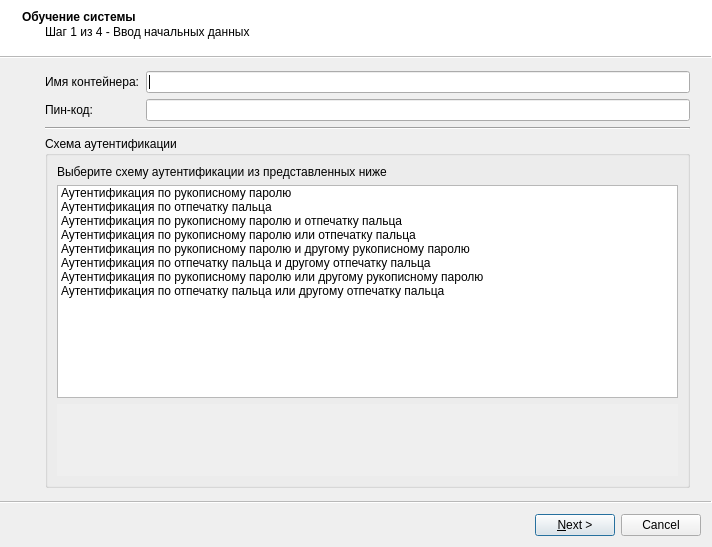
<?xml version="1.0" encoding="UTF-8"?>
<ui version="4.0">
 <class>TrainWizard</class>
 <widget class="QWizard" name="TrainWizard">
  <property name="windowModality">
   <enum>Qt::WindowModal</enum>
  </property>
  <property name="enabled">
   <bool>true</bool>
  </property>
  <property name="geometry">
   <rect>
    <x>0</x>
    <y>0</y>
    <width>712</width>
    <height>547</height>
   </rect>
  </property>
  <property name="cursor">
   <cursorShape>ArrowCursor</cursorShape>
  </property>
  <property name="windowTitle">
   <string>Мастер обучения системы</string>
  </property>
  <property name="modal">
   <bool>true</bool>
  </property>
  <property name="wizardStyle">
   <enum>QWizard::ModernStyle</enum>
  </property>
  <property name="options">
   <set>QWizard::NoBackButtonOnStartPage</set>
  </property>
  <widget class="QWizardPage" name="page0">
   <property name="title">
    <string>Обучение системы</string>
   </property>
   <property name="subTitle">
    <string>Шаг 1 из 4 - Ввод начальных данных</string>
   </property>
   <attribute name="pageId">
    <string notr="true">0</string>
   </attribute>
   <layout class="QGridLayout" name="gridLayout">
    <item row="0" column="3">
     <widget class="QLineEdit" name="txtName"/>
    </item>
    <item row="0" column="2">
     <widget class="QLabel" name="label1">
      <property name="sizePolicy">
       <sizepolicy hsizetype="Minimum" vsizetype="Preferred">
        <horstretch>0</horstretch>
        <verstretch>0</verstretch>
       </sizepolicy>
      </property>
      <property name="maximumSize">
       <size>
        <width>240</width>
        <height>16777215</height>
       </size>
      </property>
      <property name="text">
       <string>Имя контейнера:</string>
      </property>
     </widget>
    </item>
    <item row="1" column="3">
     <widget class="QLineEdit" name="txtPin">
      <property name="inputMethodHints">
       <set>Qt::ImhNone</set>
      </property>
      <property name="maxLength">
       <number>4</number>
      </property>
     </widget>
    </item>
    <item row="0" column="0" rowspan="2">
     <widget class="QLabel" name="icon1">
      <property name="sizePolicy">
       <sizepolicy hsizetype="Fixed" vsizetype="Fixed">
        <horstretch>0</horstretch>
        <verstretch>0</verstretch>
       </sizepolicy>
      </property>
      <property name="text">
       <string/>
      </property>
      <property name="pixmap">
       <pixmap resource="../resources.qrc">:/res/48px-Accessories-text-editor.svg.png</pixmap>
      </property>
     </widget>
    </item>
    <item row="1" column="2">
     <widget class="QLabel" name="label_4">
      <property name="text">
       <string>Пин-код:</string>
      </property>
     </widget>
    </item>
    <item row="0" column="1">
     <spacer name="horizontalSpacer_3">
      <property name="orientation">
       <enum>Qt::Horizontal</enum>
      </property>
      <property name="sizeType">
       <enum>QSizePolicy::Fixed</enum>
      </property>
      <property name="sizeHint" stdset="0">
       <size>
        <width>10</width>
        <height>20</height>
       </size>
      </property>
     </spacer>
    </item>
    <item row="2" column="2" colspan="2">
     <widget class="Line" name="line">
      <property name="orientation">
       <enum>Qt::Horizontal</enum>
      </property>
     </widget>
    </item>
    <item row="3" column="2" colspan="2">
     <widget class="QGroupBox" name="groupBox">
      <property name="sizePolicy">
       <sizepolicy hsizetype="Expanding" vsizetype="Expanding">
        <horstretch>0</horstretch>
        <verstretch>0</verstretch>
       </sizepolicy>
      </property>
      <property name="title">
       <string>Схема аутентификации</string>
      </property>
      <layout class="QGridLayout" name="gridLayout_7">
       <item row="1" column="0" colspan="2">
        <widget class="QListWidget" name="listSchemes_2">
         <property name="sizePolicy">
          <sizepolicy hsizetype="Expanding" vsizetype="Expanding">
           <horstretch>0</horstretch>
           <verstretch>1</verstretch>
          </sizepolicy>
         </property>
         <property name="minimumSize">
          <size>
           <width>0</width>
           <height>0</height>
          </size>
         </property>
         <property name="currentRow">
          <number>-1</number>
         </property>
         <item>
          <property name="text">
           <string>Аутентификация по рукописному паролю</string>
          </property>
         </item>
         <item>
          <property name="text">
           <string>Аутентификация по отпечатку пальца</string>
          </property>
         </item>
         <item>
          <property name="text">
           <string>Аутентификация по рукописному паролю и отпечатку пальца </string>
          </property>
         </item>
         <item>
          <property name="text">
           <string>Аутентификация по рукописному паролю или отпечатку пальца</string>
          </property>
         </item>
         <item>
          <property name="text">
           <string>Аутентификация по рукописному паролю и другому рукописному паролю</string>
          </property>
         </item>
         <item>
          <property name="text">
           <string>Аутентификация по отпечатку пальца и другому отпечатку пальца</string>
          </property>
         </item>
         <item>
          <property name="text">
           <string>Аутентификация по рукописному паролю или другому рукописному паролю</string>
          </property>
         </item>
         <item>
          <property name="text">
           <string>Аутентификация по отпечатку пальца или другому отпечатку пальца</string>
          </property>
         </item>
        </widget>
       </item>
       <item row="0" column="0" colspan="2">
        <widget class="QLabel" name="label_2">
         <property name="text">
          <string>Выберите схему аутентификации из представленных ниже</string>
         </property>
        </widget>
       </item>
       <item row="3" column="0" colspan="2">
        <widget class="QTableWidget" name="scheme">
         <property name="enabled">
          <bool>false</bool>
         </property>
         <property name="sizePolicy">
          <sizepolicy hsizetype="Expanding" vsizetype="Minimum">
           <horstretch>0</horstretch>
           <verstretch>0</verstretch>
          </sizepolicy>
         </property>
         <property name="minimumSize">
          <size>
           <width>320</width>
           <height>0</height>
          </size>
         </property>
         <property name="maximumSize">
          <size>
           <width>16777215</width>
           <height>72</height>
          </size>
         </property>
         <property name="baseSize">
          <size>
           <width>0</width>
           <height>0</height>
          </size>
         </property>
         <property name="autoFillBackground">
          <bool>false</bool>
         </property>
         <property name="frameShape">
          <enum>QFrame::NoFrame</enum>
         </property>
         <property name="frameShadow">
          <enum>QFrame::Plain</enum>
         </property>
         <property name="verticalScrollBarPolicy">
          <enum>Qt::ScrollBarAlwaysOff</enum>
         </property>
         <property name="horizontalScrollBarPolicy">
          <enum>Qt::ScrollBarAlwaysOff</enum>
         </property>
         <property name="editTriggers">
          <set>QAbstractItemView::NoEditTriggers</set>
         </property>
         <property name="selectionMode">
          <enum>QAbstractItemView::NoSelection</enum>
         </property>
         <property name="iconSize">
          <size>
           <width>32</width>
           <height>32</height>
          </size>
         </property>
         <property name="showGrid">
          <bool>false</bool>
         </property>
         <attribute name="horizontalHeaderVisible">
          <bool>false</bool>
         </attribute>
         <attribute name="horizontalHeaderDefaultSectionSize">
          <number>120</number>
         </attribute>
         <attribute name="verticalHeaderVisible">
          <bool>false</bool>
         </attribute>
         <attribute name="verticalHeaderStretchLastSection">
          <bool>false</bool>
         </attribute>
        </widget>
       </item>
      </layout>
     </widget>
    </item>
   </layout>
  </widget>
  <widget class="QWizardPage" name="page1">
   <property name="title">
    <string>Обучение системы</string>
   </property>
   <property name="subTitle">
    <string>Шаг 2 из 4 - Ввод личного ключа</string>
   </property>
   <attribute name="pageId">
    <string notr="true">1</string>
   </attribute>
   <layout class="QGridLayout" name="gridLayout_6">
    <item row="0" column="2" colspan="2">
     <widget class="QLabel" name="label_8">
      <property name="sizePolicy">
       <sizepolicy hsizetype="Preferred" vsizetype="Fixed">
        <horstretch>0</horstretch>
        <verstretch>0</verstretch>
       </sizepolicy>
      </property>
      <property name="text">
       <string>Введите личный ключ пользователя</string>
      </property>
     </widget>
    </item>
    <item row="2" column="2" colspan="2">
     <widget class="QLineEdit" name="txtKey">
      <property name="maxLength">
       <number>32</number>
      </property>
     </widget>
    </item>
    <item row="1" column="2" colspan="3">
     <widget class="Line" name="line_3">
      <property name="orientation">
       <enum>Qt::Horizontal</enum>
      </property>
     </widget>
    </item>
    <item row="2" column="4">
     <widget class="QPushButton" name="pushButton">
      <property name="enabled">
       <bool>true</bool>
      </property>
      <property name="sizePolicy">
       <sizepolicy hsizetype="Fixed" vsizetype="Fixed">
        <horstretch>0</horstretch>
        <verstretch>0</verstretch>
       </sizepolicy>
      </property>
      <property name="text">
       <string>Загрузить...</string>
      </property>
     </widget>
    </item>
    <item row="0" column="1">
     <spacer name="horizontalSpacer_7">
      <property name="orientation">
       <enum>Qt::Horizontal</enum>
      </property>
      <property name="sizeType">
       <enum>QSizePolicy::Fixed</enum>
      </property>
      <property name="sizeHint" stdset="0">
       <size>
        <width>10</width>
        <height>20</height>
       </size>
      </property>
     </spacer>
    </item>
    <item row="0" column="0">
     <widget class="QLabel" name="label_6">
      <property name="sizePolicy">
       <sizepolicy hsizetype="Fixed" vsizetype="Fixed">
        <horstretch>0</horstretch>
        <verstretch>0</verstretch>
       </sizepolicy>
      </property>
      <property name="text">
       <string/>
      </property>
      <property name="pixmap">
       <pixmap resource="../resources.qrc">:/res/48px-Contact-new.svg.png</pixmap>
      </property>
     </widget>
    </item>
    <item row="3" column="2">
     <widget class="QLabel" name="label_7">
      <property name="text">
       <string>* Файл с ключом должен содержать текстовую строку длиной в 32 символа</string>
      </property>
     </widget>
    </item>
    <item row="4" column="2" colspan="3">
     <spacer name="verticalSpacer">
      <property name="orientation">
       <enum>Qt::Vertical</enum>
      </property>
      <property name="sizeHint" stdset="0">
       <size>
        <width>20</width>
        <height>40</height>
       </size>
      </property>
     </spacer>
    </item>
   </layout>
  </widget>
  <widget class="QWizardPage" name="page2">
   <property name="title">
    <string>Обучение системы</string>
   </property>
   <property name="subTitle">
    <string>Шаг 3 из 4 : ввод биометрических образов</string>
   </property>
   <attribute name="pageId">
    <string notr="true">2</string>
   </attribute>
   <layout class="QGridLayout" name="gridLayout_3">
    <item row="1" column="9" rowspan="2" colspan="2">
     <layout class="QGridLayout" name="gridLayout_8">
      <item row="2" column="1">
       <widget class="QPushButton" name="btnDeleteAll">
        <property name="minimumSize">
         <size>
          <width>32</width>
          <height>32</height>
         </size>
        </property>
        <property name="maximumSize">
         <size>
          <width>32</width>
          <height>32</height>
         </size>
        </property>
        <property name="text">
         <string/>
        </property>
        <property name="icon">
         <iconset resource="../resources.qrc">
          <normaloff>:/res/edit-delete.png</normaloff>:/res/edit-delete.png</iconset>
        </property>
       </widget>
      </item>
      <item row="2" column="0">
       <widget class="QPushButton" name="btnDelete">
        <property name="minimumSize">
         <size>
          <width>32</width>
          <height>32</height>
         </size>
        </property>
        <property name="maximumSize">
         <size>
          <width>32</width>
          <height>32</height>
         </size>
        </property>
        <property name="text">
         <string/>
        </property>
        <property name="icon">
         <iconset resource="../resources.qrc">
          <normaloff>:/res/list-remove.png</normaloff>:/res/list-remove.png</iconset>
        </property>
        <property name="iconSize">
         <size>
          <width>32</width>
          <height>32</height>
         </size>
        </property>
        <property name="flat">
         <bool>false</bool>
        </property>
       </widget>
      </item>
      <item row="1" column="0" colspan="2">
       <widget class="QListWidget" name="listImages">
        <property name="sizePolicy">
         <sizepolicy hsizetype="Preferred" vsizetype="Expanding">
          <horstretch>0</horstretch>
          <verstretch>0</verstretch>
         </sizepolicy>
        </property>
        <property name="maximumSize">
         <size>
          <width>72</width>
          <height>16777215</height>
         </size>
        </property>
        <property name="verticalScrollBarPolicy">
         <enum>Qt::ScrollBarAlwaysOn</enum>
        </property>
        <property name="horizontalScrollBarPolicy">
         <enum>Qt::ScrollBarAlwaysOff</enum>
        </property>
        <property name="autoScroll">
         <bool>false</bool>
        </property>
        <property name="alternatingRowColors">
         <bool>true</bool>
        </property>
        <property name="iconSize">
         <size>
          <width>32</width>
          <height>32</height>
         </size>
        </property>
       </widget>
      </item>
      <item row="0" column="0">
       <widget class="QPushButton" name="pushButton_2">
        <property name="sizePolicy">
         <sizepolicy hsizetype="Expanding" vsizetype="Fixed">
          <horstretch>0</horstretch>
          <verstretch>0</verstretch>
         </sizepolicy>
        </property>
        <property name="minimumSize">
         <size>
          <width>32</width>
          <height>32</height>
         </size>
        </property>
        <property name="text">
         <string/>
        </property>
        <property name="icon">
         <iconset resource="../resources.qrc">
          <normaloff>:/res/48px-Document-open.svg.png</normaloff>:/res/48px-Document-open.svg.png</iconset>
        </property>
        <property name="iconSize">
         <size>
          <width>22</width>
          <height>22</height>
         </size>
        </property>
       </widget>
      </item>
      <item row="0" column="1">
       <widget class="QPushButton" name="pushButton_3">
        <property name="sizePolicy">
         <sizepolicy hsizetype="Expanding" vsizetype="Fixed">
          <horstretch>0</horstretch>
          <verstretch>0</verstretch>
         </sizepolicy>
        </property>
        <property name="minimumSize">
         <size>
          <width>32</width>
          <height>32</height>
         </size>
        </property>
        <property name="text">
         <string/>
        </property>
        <property name="icon">
         <iconset resource="../resources.qrc">
          <normaloff>:/res/48px-Document-save.svg.png</normaloff>:/res/48px-Document-save.svg.png</iconset>
        </property>
        <property name="iconSize">
         <size>
          <width>22</width>
          <height>22</height>
         </size>
        </property>
       </widget>
      </item>
     </layout>
    </item>
    <item row="0" column="1" colspan="13">
     <widget class="QTableWidget" name="scheme_2">
      <property name="enabled">
       <bool>false</bool>
      </property>
      <property name="sizePolicy">
       <sizepolicy hsizetype="Expanding" vsizetype="Minimum">
        <horstretch>0</horstretch>
        <verstretch>0</verstretch>
       </sizepolicy>
      </property>
      <property name="minimumSize">
       <size>
        <width>320</width>
        <height>0</height>
       </size>
      </property>
      <property name="maximumSize">
       <size>
        <width>16777215</width>
        <height>72</height>
       </size>
      </property>
      <property name="frameShape">
       <enum>QFrame::NoFrame</enum>
      </property>
      <property name="frameShadow">
       <enum>QFrame::Plain</enum>
      </property>
      <property name="lineWidth">
       <number>0</number>
      </property>
      <property name="verticalScrollBarPolicy">
       <enum>Qt::ScrollBarAlwaysOff</enum>
      </property>
      <property name="horizontalScrollBarPolicy">
       <enum>Qt::ScrollBarAlwaysOff</enum>
      </property>
      <property name="editTriggers">
       <set>QAbstractItemView::NoEditTriggers</set>
      </property>
      <property name="selectionMode">
       <enum>QAbstractItemView::NoSelection</enum>
      </property>
      <property name="iconSize">
       <size>
        <width>32</width>
        <height>32</height>
       </size>
      </property>
      <property name="showGrid">
       <bool>false</bool>
      </property>
      <attribute name="horizontalHeaderVisible">
       <bool>false</bool>
      </attribute>
      <attribute name="horizontalHeaderDefaultSectionSize">
       <number>120</number>
      </attribute>
      <attribute name="verticalHeaderVisible">
       <bool>false</bool>
      </attribute>
      <attribute name="verticalHeaderCascadingSectionResizes">
       <bool>false</bool>
      </attribute>
      <attribute name="verticalHeaderHighlightSections">
       <bool>true</bool>
      </attribute>
      <attribute name="verticalHeaderShowSortIndicator" stdset="0">
       <bool>false</bool>
      </attribute>
      <attribute name="verticalHeaderStretchLastSection">
       <bool>false</bool>
      </attribute>
      <row>
       <property name="text">
        <string>Новая строка</string>
       </property>
      </row>
      <column>
       <property name="text">
        <string>Новый столбец</string>
       </property>
      </column>
      <column>
       <property name="text">
        <string>Новый столбец</string>
       </property>
      </column>
      <column>
       <property name="text">
        <string>Новый столбец</string>
       </property>
      </column>
      <column>
       <property name="text">
        <string>Новый столбец</string>
       </property>
      </column>
      <column>
       <property name="text">
        <string>Новый столбец</string>
       </property>
      </column>
     </widget>
    </item>
    <item row="2" column="5">
     <widget class="QPushButton" name="btnAccept">
      <property name="sizePolicy">
       <sizepolicy hsizetype="Fixed" vsizetype="Fixed">
        <horstretch>0</horstretch>
        <verstretch>0</verstretch>
       </sizepolicy>
      </property>
      <property name="maximumSize">
       <size>
        <width>32</width>
        <height>32</height>
       </size>
      </property>
      <property name="text">
       <string/>
      </property>
      <property name="icon">
       <iconset resource="../resources.qrc">
        <normaloff>:/res/list-add.png</normaloff>:/res/list-add.png</iconset>
      </property>
      <property name="iconSize">
       <size>
        <width>32</width>
        <height>32</height>
       </size>
      </property>
      <property name="flat">
       <bool>false</bool>
      </property>
     </widget>
    </item>
    <item row="0" column="0">
     <widget class="QLabel" name="label">
      <property name="sizePolicy">
       <sizepolicy hsizetype="Fixed" vsizetype="Fixed">
        <horstretch>0</horstretch>
        <verstretch>0</verstretch>
       </sizepolicy>
      </property>
      <property name="text">
       <string/>
      </property>
      <property name="pixmap">
       <pixmap resource="../resources.qrc">:/res/48px-Preferences-desktop-peripherals.svg.png</pixmap>
      </property>
     </widget>
    </item>
    <item row="1" column="11" rowspan="2" colspan="3">
     <layout class="QVBoxLayout" name="verticalLayout">
      <property name="spacing">
       <number>6</number>
      </property>
      <property name="sizeConstraint">
       <enum>QLayout::SetMinimumSize</enum>
      </property>
      <item>
       <widget class="QProgressBar" name="progressImages">
        <property name="sizePolicy">
         <sizepolicy hsizetype="Preferred" vsizetype="Expanding">
          <horstretch>0</horstretch>
          <verstretch>0</verstretch>
         </sizepolicy>
        </property>
        <property name="minimumSize">
         <size>
          <width>24</width>
          <height>0</height>
         </size>
        </property>
        <property name="maximumSize">
         <size>
          <width>32</width>
          <height>16777215</height>
         </size>
        </property>
        <property name="value">
         <number>0</number>
        </property>
        <property name="textVisible">
         <bool>false</bool>
        </property>
        <property name="orientation">
         <enum>Qt::Vertical</enum>
        </property>
       </widget>
      </item>
     </layout>
    </item>
    <item row="2" column="4">
     <widget class="QPushButton" name="btnClear">
      <property name="sizePolicy">
       <sizepolicy hsizetype="Fixed" vsizetype="Fixed">
        <horstretch>0</horstretch>
        <verstretch>0</verstretch>
       </sizepolicy>
      </property>
      <property name="maximumSize">
       <size>
        <width>32</width>
        <height>32</height>
       </size>
      </property>
      <property name="text">
       <string/>
      </property>
      <property name="icon">
       <iconset resource="../resources.qrc">
        <normaloff>:/res/edit-clear.png</normaloff>:/res/edit-clear.png</iconset>
      </property>
      <property name="iconSize">
       <size>
        <width>32</width>
        <height>32</height>
       </size>
      </property>
      <property name="flat">
       <bool>false</bool>
      </property>
     </widget>
    </item>
    <item row="1" column="0" colspan="9">
     <widget class="QWidget" name="widget" native="true">
      <property name="enabled">
       <bool>true</bool>
      </property>
      <property name="sizePolicy">
       <sizepolicy hsizetype="Expanding" vsizetype="Expanding">
        <horstretch>0</horstretch>
        <verstretch>0</verstretch>
       </sizepolicy>
      </property>
      <property name="cursor">
       <cursorShape>CrossCursor</cursorShape>
      </property>
      <property name="styleSheet">
       <string notr="true"/>
      </property>
      <layout class="QGridLayout" name="gridLayout_2">
       <item row="0" column="1">
        <spacer name="horizontalSpacer_2">
         <property name="orientation">
          <enum>Qt::Horizontal</enum>
         </property>
         <property name="sizeHint" stdset="0">
          <size>
           <width>511</width>
           <height>38</height>
          </size>
         </property>
        </spacer>
       </item>
      </layout>
     </widget>
    </item>
    <item row="2" column="3">
     <spacer name="horizontalSpacer_6">
      <property name="orientation">
       <enum>Qt::Horizontal</enum>
      </property>
      <property name="sizeHint" stdset="0">
       <size>
        <width>459</width>
        <height>20</height>
       </size>
      </property>
     </spacer>
    </item>
   </layout>
  </widget>
  <widget class="QWizardPage" name="page3">
   <property name="title">
    <string>Обучение системы</string>
   </property>
   <property name="subTitle">
    <string>Шаг 4 из 4 : результаты обучения</string>
   </property>
   <attribute name="pageId">
    <string notr="true">3</string>
   </attribute>
   <layout class="QGridLayout" name="gridLayout_4">
    <item row="0" column="0" alignment="Qt::AlignTop">
     <widget class="QLabel" name="label5">
      <property name="sizePolicy">
       <sizepolicy hsizetype="Fixed" vsizetype="Fixed">
        <horstretch>48</horstretch>
        <verstretch>48</verstretch>
       </sizepolicy>
      </property>
      <property name="text">
       <string/>
      </property>
      <property name="pixmap">
       <pixmap resource="../resources.qrc">:/res/48px-Edit-paste.svg.png</pixmap>
      </property>
     </widget>
    </item>
    <item row="0" column="1">
     <layout class="QGridLayout" name="gridLayout_5">
      <item row="1" column="0" colspan="3">
       <widget class="Line" name="line_2">
        <property name="orientation">
         <enum>Qt::Horizontal</enum>
        </property>
       </widget>
      </item>
      <item row="2" column="0">
       <widget class="QProgressBar" name="progressQuality">
        <property name="sizePolicy">
         <sizepolicy hsizetype="Fixed" vsizetype="Expanding">
          <horstretch>0</horstretch>
          <verstretch>0</verstretch>
         </sizepolicy>
        </property>
        <property name="value">
         <number>85</number>
        </property>
        <property name="textVisible">
         <bool>false</bool>
        </property>
        <property name="orientation">
         <enum>Qt::Vertical</enum>
        </property>
       </widget>
      </item>
      <item row="3" column="1">
       <widget class="QLabel" name="label4">
        <property name="text">
         <string>Для ручного тестирования нажмите &quot;Тестировать...&quot;</string>
        </property>
        <property name="textFormat">
         <enum>Qt::PlainText</enum>
        </property>
       </widget>
      </item>
      <item row="4" column="1">
       <widget class="QLabel" name="label_3">
        <property name="text">
         <string>Чтобы добавить или удалить обучающие образы, нажмите &quot;Назад&quot;</string>
        </property>
       </widget>
      </item>
      <item row="3" column="2">
       <widget class="QPushButton" name="btnTest">
        <property name="sizePolicy">
         <sizepolicy hsizetype="Fixed" vsizetype="Fixed">
          <horstretch>0</horstretch>
          <verstretch>0</verstretch>
         </sizepolicy>
        </property>
        <property name="text">
         <string>Тестировать...</string>
        </property>
       </widget>
      </item>
      <item row="2" column="1" colspan="2">
       <widget class="QLabel" name="txtQuality">
        <property name="sizePolicy">
         <sizepolicy hsizetype="Expanding" vsizetype="Expanding">
          <horstretch>1</horstretch>
          <verstretch>0</verstretch>
         </sizepolicy>
        </property>
        <property name="frameShape">
         <enum>QFrame::StyledPanel</enum>
        </property>
        <property name="frameShadow">
         <enum>QFrame::Sunken</enum>
        </property>
        <property name="text">
         <string>Предполагаемая стойкость к атакам подбора: отличная
Предполагаемая вероятность ошибки второго рода: 0,00001
Предполагаемая вероятность ошибки первого рода: 0,01</string>
        </property>
        <property name="alignment">
         <set>Qt::AlignLeading|Qt::AlignLeft|Qt::AlignTop</set>
        </property>
       </widget>
      </item>
      <item row="0" column="1" colspan="2">
       <layout class="QHBoxLayout" name="horizontalLayout_3">
        <property name="leftMargin">
         <number>0</number>
        </property>
        <property name="topMargin">
         <number>0</number>
        </property>
        <item>
         <spacer name="horizontalSpacer_4">
          <property name="orientation">
           <enum>Qt::Horizontal</enum>
          </property>
          <property name="sizeHint" stdset="0">
           <size>
            <width>40</width>
            <height>20</height>
           </size>
          </property>
         </spacer>
        </item>
        <item>
         <widget class="QLabel" name="label_5">
          <property name="text">
           <string>Поздравляем! Обучение системы прошло успешно.</string>
          </property>
         </widget>
        </item>
        <item>
         <spacer name="horizontalSpacer_5">
          <property name="orientation">
           <enum>Qt::Horizontal</enum>
          </property>
          <property name="sizeHint" stdset="0">
           <size>
            <width>40</width>
            <height>20</height>
           </size>
          </property>
         </spacer>
        </item>
       </layout>
      </item>
     </layout>
    </item>
   </layout>
  </widget>
 </widget>
 <resources>
  <include location="../resources.qrc"/>
 </resources>
 <connections>
  <connection>
   <sender>btnTest</sender>
   <signal>clicked()</signal>
   <receiver>TrainWizard</receiver>
   <slot>test()</slot>
   <hints>
    <hint type="sourcelabel">
     <x>92</x>
     <y>78</y>
    </hint>
    <hint type="destinationlabel">
     <x>491</x>
     <y>423</y>
    </hint>
   </hints>
  </connection>
  <connection>
   <sender>btnAccept</sender>
   <signal>clicked()</signal>
   <receiver>TrainWizard</receiver>
   <slot>addImage()</slot>
   <hints>
    <hint type="sourcelabel">
     <x>31</x>
     <y>82</y>
    </hint>
    <hint type="destinationlabel">
     <x>178</x>
     <y>406</y>
    </hint>
   </hints>
  </connection>
  <connection>
   <sender>btnDeleteAll</sender>
   <signal>clicked()</signal>
   <receiver>TrainWizard</receiver>
   <slot>deleteAllImages()</slot>
   <hints>
    <hint type="sourcelabel">
     <x>31</x>
     <y>84</y>
    </hint>
    <hint type="destinationlabel">
     <x>265</x>
     <y>417</y>
    </hint>
   </hints>
  </connection>
  <connection>
   <sender>TrainWizard</sender>
   <signal>currentIdChanged(int)</signal>
   <receiver>TrainWizard</receiver>
   <slot>change()</slot>
   <hints>
    <hint type="sourcelabel">
     <x>372</x>
     <y>214</y>
    </hint>
    <hint type="destinationlabel">
     <x>372</x>
     <y>214</y>
    </hint>
   </hints>
  </connection>
  <connection>
   <sender>listImages</sender>
   <signal>currentItemChanged(QListWidgetItem*,QListWidgetItem*)</signal>
   <receiver>TrainWizard</receiver>
   <slot>listImagesChanged()</slot>
   <hints>
    <hint type="sourcelabel">
     <x>51</x>
     <y>82</y>
    </hint>
    <hint type="destinationlabel">
     <x>125</x>
     <y>442</y>
    </hint>
   </hints>
  </connection>
  <connection>
   <sender>listSchemes_2</sender>
   <signal>currentItemChanged(QListWidgetItem*,QListWidgetItem*)</signal>
   <receiver>TrainWizard</receiver>
   <slot>listSchemesChanged()</slot>
   <hints>
    <hint type="sourcelabel">
     <x>308</x>
     <y>320</y>
    </hint>
    <hint type="destinationlabel">
     <x>543</x>
     <y>30</y>
    </hint>
   </hints>
  </connection>
  <connection>
   <sender>btnClear</sender>
   <signal>clicked()</signal>
   <receiver>TrainWizard</receiver>
   <slot>clearImage()</slot>
   <hints>
    <hint type="sourcelabel">
     <x>31</x>
     <y>82</y>
    </hint>
    <hint type="destinationlabel">
     <x>221</x>
     <y>458</y>
    </hint>
   </hints>
  </connection>
  <connection>
   <sender>txtName</sender>
   <signal>textChanged(QString)</signal>
   <receiver>TrainWizard</receiver>
   <slot>txtNameChanged()</slot>
   <hints>
    <hint type="sourcelabel">
     <x>255</x>
     <y>76</y>
    </hint>
    <hint type="destinationlabel">
     <x>185</x>
     <y>451</y>
    </hint>
   </hints>
  </connection>
  <connection>
   <sender>pushButton</sender>
   <signal>clicked()</signal>
   <receiver>TrainWizard</receiver>
   <slot>clickedKey()</slot>
   <hints>
    <hint type="sourcelabel">
     <x>99</x>
     <y>82</y>
    </hint>
    <hint type="destinationlabel">
     <x>270</x>
     <y>442</y>
    </hint>
   </hints>
  </connection>
  <connection>
   <sender>txtKey</sender>
   <signal>textChanged(QString)</signal>
   <receiver>TrainWizard</receiver>
   <slot>changeKey()</slot>
   <hints>
    <hint type="sourcelabel">
     <x>99</x>
     <y>82</y>
    </hint>
    <hint type="destinationlabel">
     <x>498</x>
     <y>26</y>
    </hint>
   </hints>
  </connection>
  <connection>
   <sender>pushButton_3</sender>
   <signal>clicked()</signal>
   <receiver>TrainWizard</receiver>
   <slot>saveBims()</slot>
   <hints>
    <hint type="sourcelabel">
     <x>99</x>
     <y>84</y>
    </hint>
    <hint type="destinationlabel">
     <x>183</x>
     <y>535</y>
    </hint>
   </hints>
  </connection>
  <connection>
   <sender>pushButton_2</sender>
   <signal>clicked()</signal>
   <receiver>TrainWizard</receiver>
   <slot>loadBims()</slot>
   <hints>
    <hint type="sourcelabel">
     <x>99</x>
     <y>84</y>
    </hint>
    <hint type="destinationlabel">
     <x>113</x>
     <y>530</y>
    </hint>
   </hints>
  </connection>
  <connection>
   <sender>TrainWizard</sender>
   <signal>finished(int)</signal>
   <receiver>TrainWizard</receiver>
   <slot>finishClicked(int)</slot>
   <hints>
    <hint type="sourcelabel">
     <x>241</x>
     <y>520</y>
    </hint>
    <hint type="destinationlabel">
     <x>111</x>
     <y>513</y>
    </hint>
   </hints>
  </connection>
  <connection>
   <sender>btnDelete</sender>
   <signal>clicked()</signal>
   <receiver>TrainWizard</receiver>
   <slot>deleteImage()</slot>
   <hints>
    <hint type="sourcelabel">
     <x>31</x>
     <y>84</y>
    </hint>
    <hint type="destinationlabel">
     <x>223</x>
     <y>413</y>
    </hint>
   </hints>
  </connection>
 </connections>
 <slots>
  <slot>test()</slot>
  <slot>edit()</slot>
  <slot>addImage()</slot>
  <slot>deleteImage()</slot>
  <slot>deleteAllImages()</slot>
  <slot>change()</slot>
  <slot>txtNameChanged()</slot>
  <slot>txtCommentChanged()</slot>
  <slot>listSchemesChanged()</slot>
  <slot>listImagesChanged()</slot>
  <slot>clearImage()</slot>
  <slot>ImportKey()</slot>
  <slot>finishClicked(int)</slot>
  <slot>clickedKey()</slot>
  <slot>changeKey()</slot>
  <slot>clickedSchemeEditor()</slot>
  <slot>saveBims()</slot>
  <slot>loadBims()</slot>
 </slots>
</ui>
